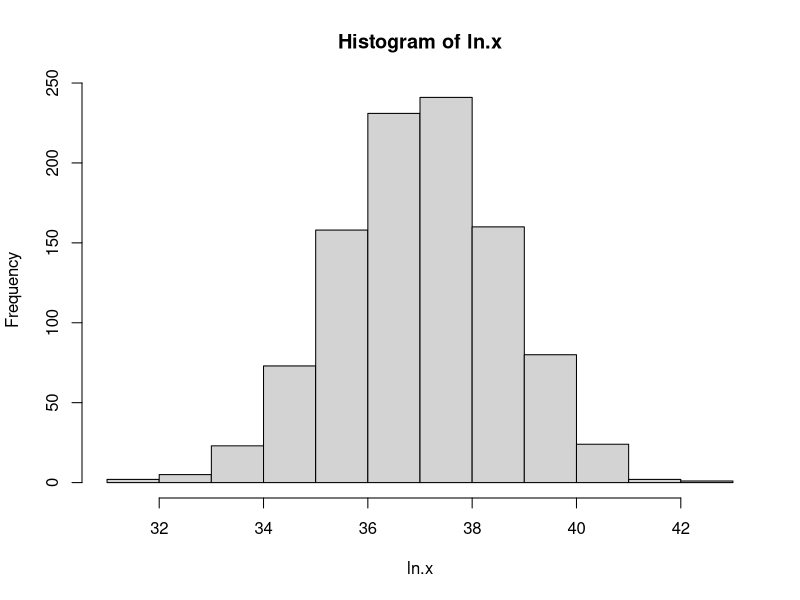
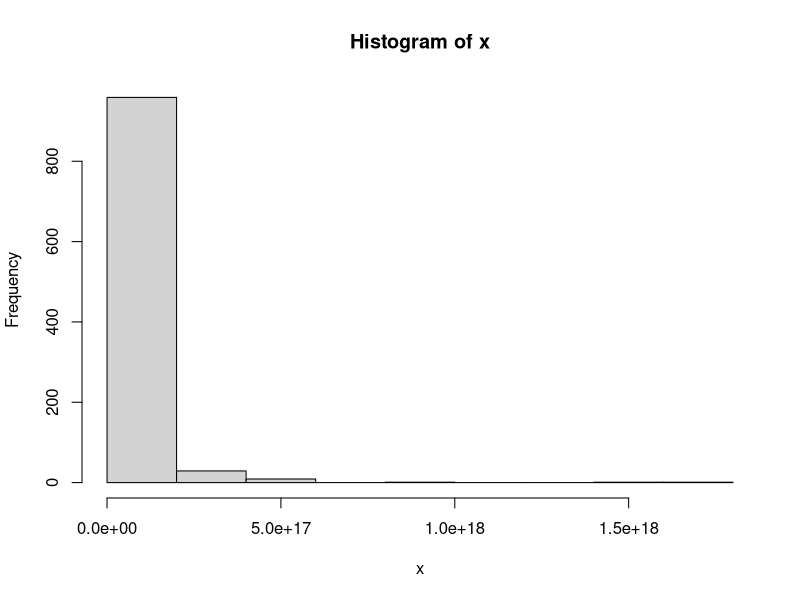
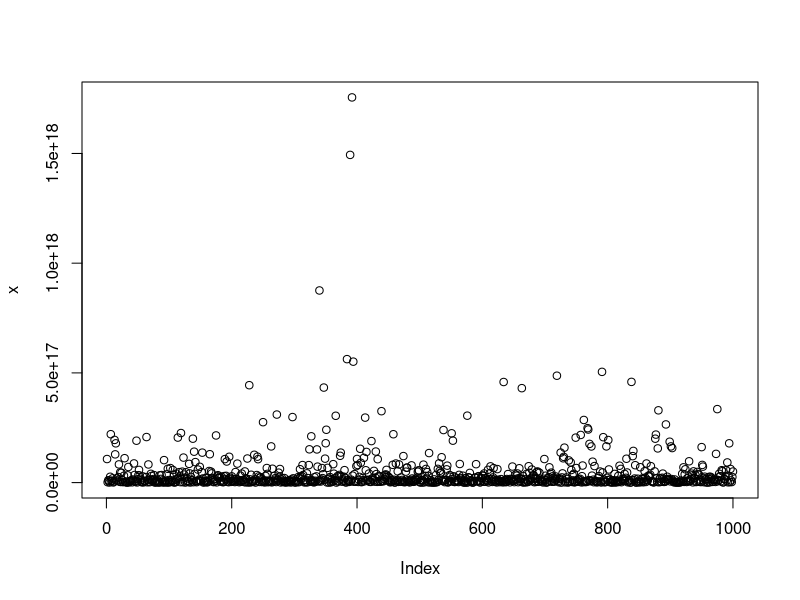
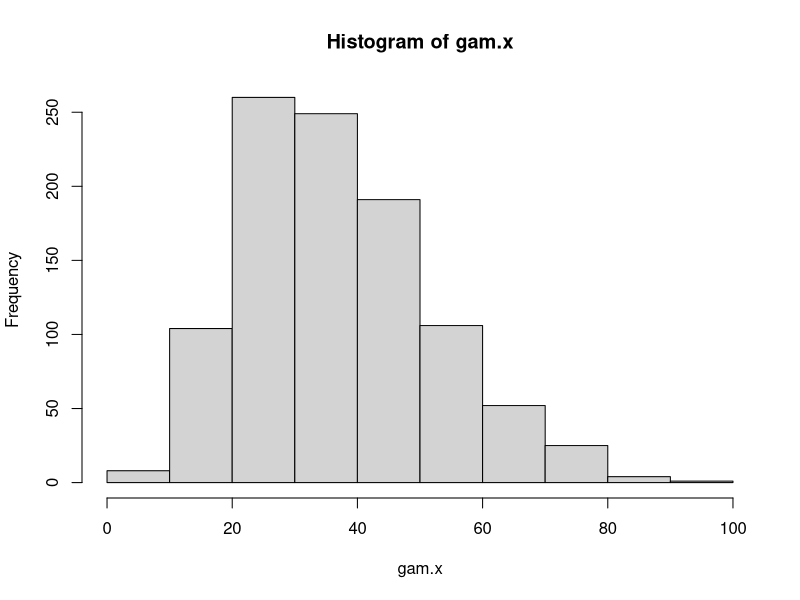
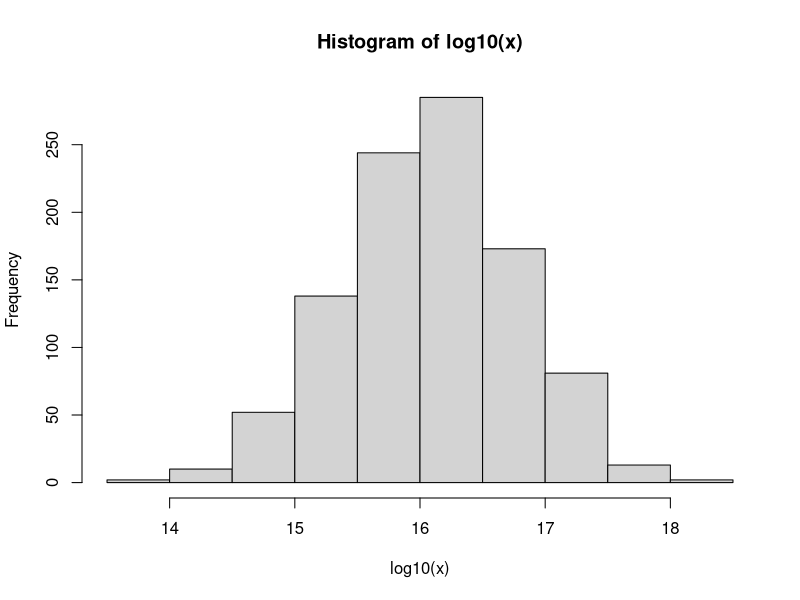
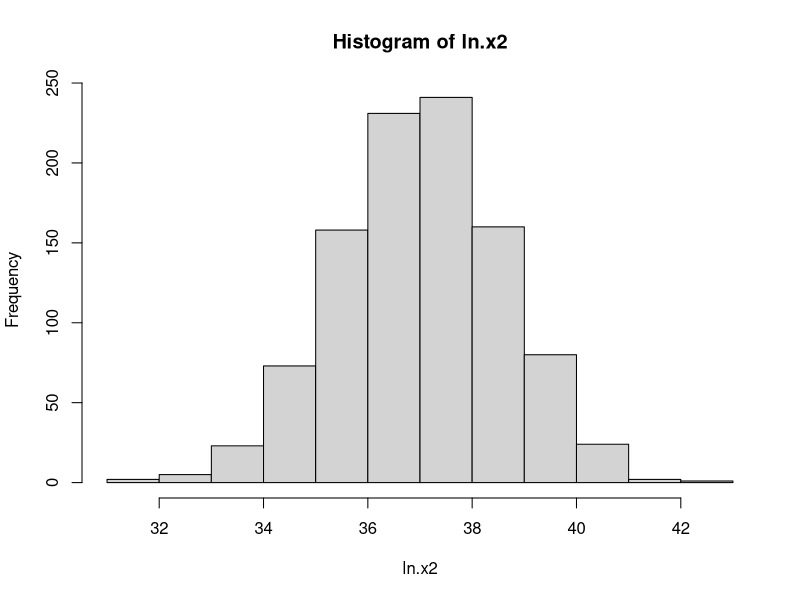
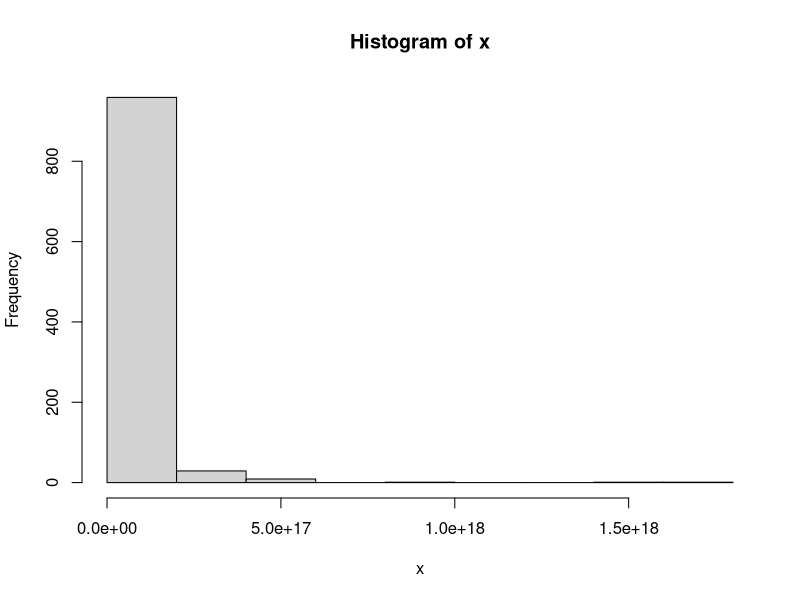

Generate these figures, in order, with R: (Note: this script raises an error after producing the figures.)
# generate log normal data
# estimate parameters

ln.x <- rnorm(n=1000, mean=37, sd=log(5))
hist(ln.x)
x <- exp(ln.x)
hist(x)
median(x)
plot(x)
summary(x)
exp(mean(log(ln.x)))
exp(mean(log(x)))

gam.x <- rgamma(n=1000, shape=6, scale=37/6) #mean = scale*shape, var=shape*scale^2
hist(gam.x)
summary(gam.x)
median(gam.x)
mean(gam.x)


hist(log10(x))

ln.x2 <- log(x)
hist(ln.x2)

est.mean <- mean(ln.x) #0.03
est.mean2 <- mean(x)
est.mean3 <- median(x) #almost 1; ln(1)=0

est.sd <- sqrt(var(ln.x)) #1.003
est.sd2 <- sqrt(var(x)) #1.8387
log(1.8387)

h <- hist(x)

### estimate from density?

gen <- function(start, stop, num) {
  runif(n=num, min=start, max=stop)
}




first <- gen(0, 1, 467)
h$counts[1] #467


maxbreak <- max(h$breaks) #14

#put random values generated for each histogram bar into a list
randx <- vector(mode="list", length=maxbreak)
for (ii in 1:maxbreak){
  randx[[ii]] <- gen(ii-1, ii, h$counts[ii])  
}

randx2 <- unlist(randx)
hist(randx2)

ln.randx2 <- log(randx2)
hist(ln.randx2)
mean(ln.randx2)      #-0.06   - close to 0
sqrt(var(ln.randx2)) #1.27    - kinda close to 1


d <- density(ln.x)
d
plot(d)
mean(d$x)
sqrt(var(d$x))

d <- density(gam.x)
plot(d)
